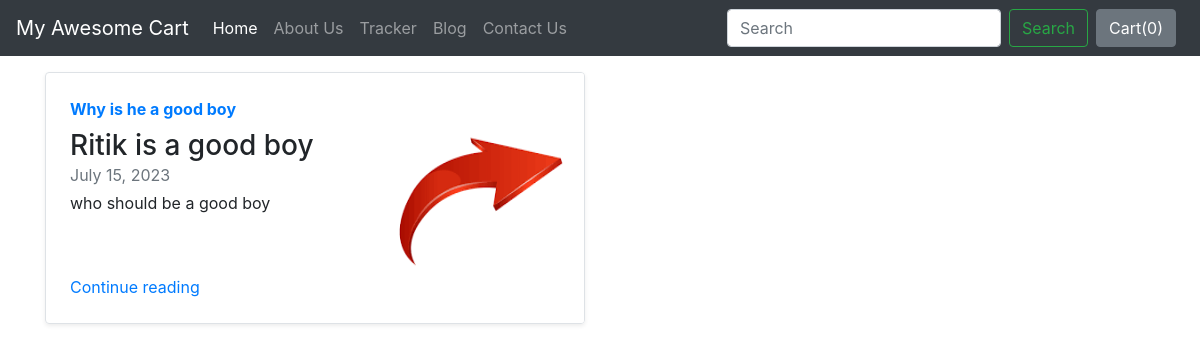
Page /blog/ on the earlier database version.
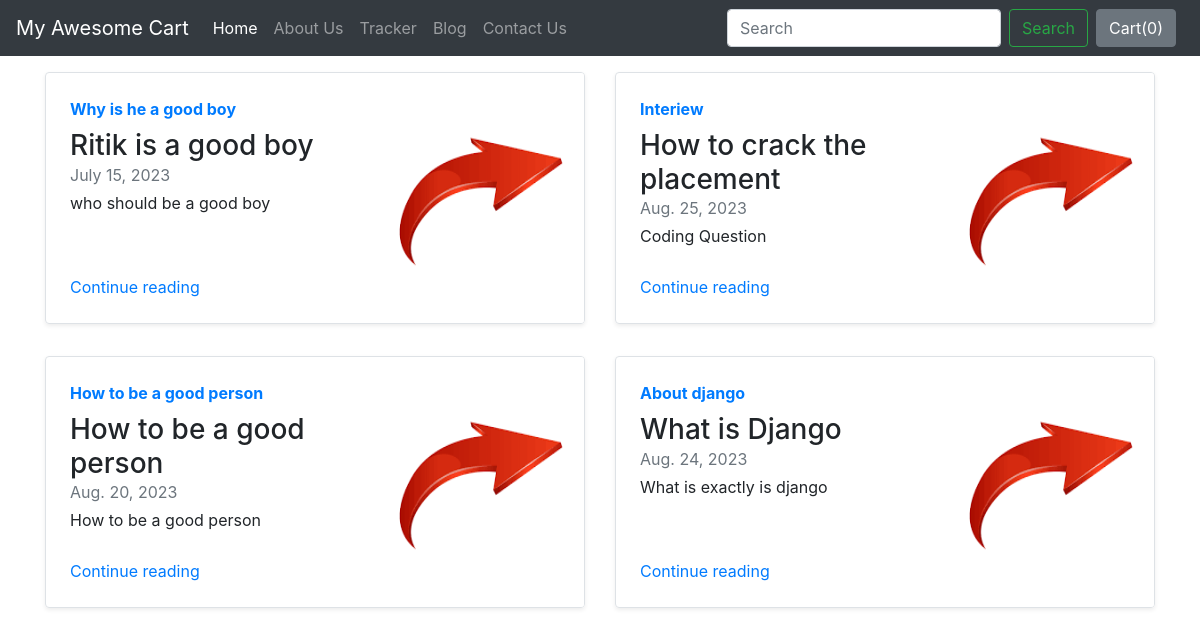
Same page on the later database version.
### blog/models.py (models this page shows)
class Blogpost(models.Model):
    post_id = models.AutoField(primary_key=True)
    title = models.CharField(max_length=50)
    head0 = models.CharField(max_length=500,default="")
    chead0 = models.CharField(max_length=5000,default="")
    head1 = models.CharField(max_length=500,default="")
    chead1 = models.CharField(max_length=5000,default="")
    head2 = models.CharField(max_length=500,default="")
    chead2 = models.CharField(max_length=5000,default="")
    pub_date = models.DateField()
    thumbnail = models.ImageField(upload_to="blog/images",default="")
    def __str__(self):
        return self.title

### blog/views.py (the view)
# urls.py: path("",views.index, name ="blogHome"),
def index(request):
    myposts = Blogpost.objects.all()
    print(myposts)
    return render(request,"blog/index.html",{'myposts':myposts})

### blog/templates/blog/index.html
{% extends 'blog/basic.html' %}
{% block body %}
 <div class="container mt-3">
  <div class="row my-2">
    {% for item in myposts %}
      <div class="col-md-6">
        <div class="row no-gutters border rounded overflow-hidden flex-md-row mb-4 shadow-sm h-md-250 position-relative">
          <div class="col p-4 d-flex flex-column position-static">
            <strong class="d-inline-block mb-2 text-primary">{{item.head0}}</strong>
            <h3 class="mb-0">{{item.title}}</h3>
            <div class="mb-1 text-muted">{{item.pub_date}}</div>
            <p class="card-text mb-auto">{{item.head1}}</p>
            <a href="blogpost/{{item.post_id}}" class="stretched-link">Continue reading</a>
          </div>
          <div class="col-auto d-none d-lg-block">
            <img src="/media/{{item.thumbnail}}" class="bd-placeholder-img" width="200" height="250"  aria-label="Placeholder: Thumbnail"/>
          </div>
        </div>
      </div>
      {% if forloop.counter|divisibleby:2 %}
    </div>
    <div class="row my-2">
    {% endif %}
   {% endfor %}
  </div>
{% endblock%}

### blog/templates/blog/basic.html (shortened to what this page needs)
<!doctype html>
<html lang="en">
  <head>
    <link rel="stylesheet" href="https://stackpath.bootstrapcdn.com/bootstrap/4.2.1/css/bootstrap.min.css">
  </head>
  <body>
    <nav class="navbar navbar-expand-lg navbar-dark bg-dark">
  <a class="navbar-brand" href="/shop">My Awesome Cart</a>
  <div class="collapse navbar-collapse" id="navbarSupportedContent">
    <ul class="navbar-nav mr-auto">
      <li class="nav-item active">
        <a class="nav-link" href="/shop">Home <span class="sr-only">(current)</span></a>
      </li>
      <li class="nav-item">
        <a class="nav-link" href="/shop/about">About Us</a>
      </li>
      <li class="nav-item">
        <a class="nav-link" href="/shop/tracker">Tracker</a>
      </li>
      <li class="nav-item">
        <a class="nav-link" href="/blog">Blog</a>
      </li>
      <li class="nav-item">
        <a class="nav-link" href="/shop/contact">Contact Us</a>
      </li>
    </ul>
    <form class="form-inline my-2 my-lg-0">
      <input class="form-control mr-sm-2" type="search" placeholder="Search" aria-label="Search">
      <button class="btn btn-outline-success my-2 my-sm-0" type="submit">Search</button>
    </form>
    <button type="button" class="btn btn-secondary mx-2" id="popcart" data-container="body" data-toggle="popover" data-placement="bottom" data-html="true" data-content="Vivamus
    sagittis lacus vel augue laoreet rutrum faucibus.">
      Cart(<span id="cart">0</span>)
    </button>
  </div>
</nav>
  {% block body %} {% endblock %}
  </body>
</html>

Differences in the rows shown:
added Blogpost: head0 "Interiew", title "How to crack the placement", pub_date "Aug. 25, 2023", head1 "Coding Question", thumbnail (picture)
added Blogpost: head0 "How to be a good person", title "How to be a good person", pub_date "Aug. 20, 2023", head1 "How to be a good person", thumbnail (picture)
added Blogpost: head0 "About django", title "What is Django", pub_date "Aug. 24, 2023", head1 "What is exactly is django", thumbnail (picture)
